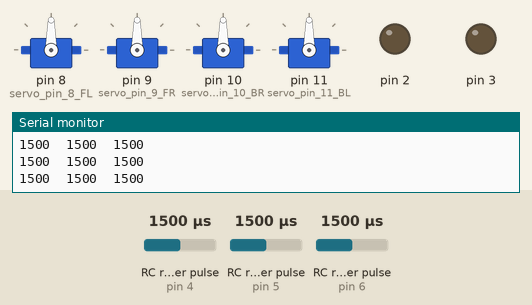
Bench run of a sketch on a simulated Arduino Uno, built with avr-gcc and run on an emulated ATmega328P. Parts: 4 × servo, output pins drawn as LEDs (lit = HIGH), the last lines printed to the serial monitor. Wiring (inferred from the names in the program): 3 × RC receiver channel: data pin 4 / data pin 5 / data pin 6. Dashed ring = blinking. The test bench sets the inputs (shaded band); at power-on: RC receiver pulse (sensors on pin 5, pin 4, pin 6) 1500 µs.

Above: at 1.2 s.
1.3 s: RC receiver pulse (sensor on pin 5) set to 1450 µs
2.8 s: RC receiver pulse (sensor on pin 5) set to 1427 µs
At 4.6 s:
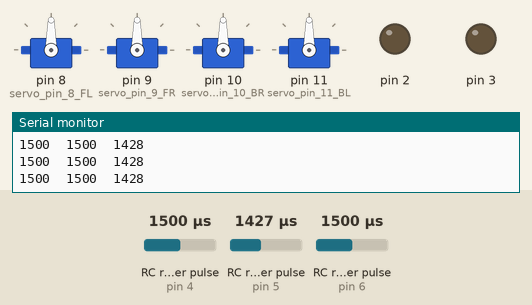
5.3 s: RC receiver pulse (sensor on pin 4) set to 1020 µs
At 6.2 s:
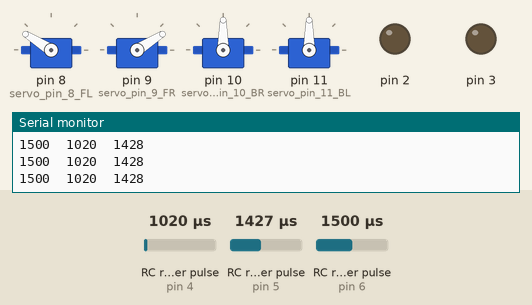
8.3 s: RC receiver pulse (sensor on pin 4) set to 1500 µs
At 9.5 s:
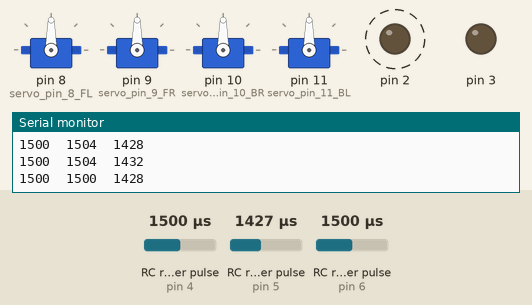
11.3 s: RC receiver pulse (sensor on pin 6) set to 1020 µs
At 12.2 s:
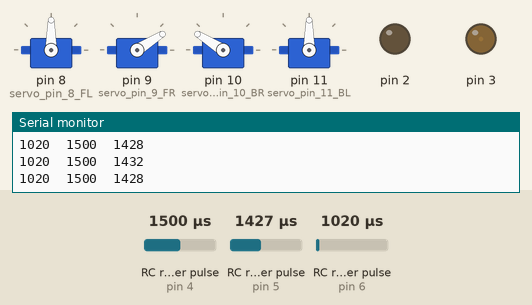
14.3 s: RC receiver pulse (sensor on pin 6) set to 1250 µs
Timing chart, 0 to 18.3 s (numbered marks = the images above; inputs shaded):
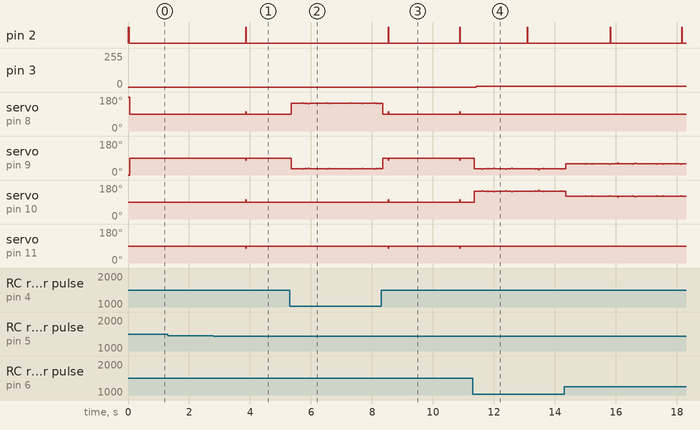

Measured:
- after the input at 2.8 s, pin 2: LOW → HIGH after 1.1 s, → LOW 0.02 s later; servo on pin 8 (servo_pin_8_FL), servo on pin 10 (servo_pin_10_BR): 90° → 102° after 1.1 s, → 90° 0.02 s later; servo on pin 9 (servo_pin_9_FR), servo on pin 11 (servo_pin_11_BL): 90° → 78° after 1.1 s, → 90° 0.02 s later
- after the input at 5.3 s, pin 2: stays LOW (without the input it goes to HIGH after 0.90 s); servo on pin 10 (servo_pin_10_BR): stays 90° (without the input it goes to 102° after 0.90 s); servo on pin 11 (servo_pin_11_BL): stays 90° (without the input it goes to 78° after 0.90 s)
- after the input at 8.3 s, servo on pin 10 (servo_pin_10_BR): alternates 102° for 0.02 s and 90° for 2.3 s, starting after 0.24 s; servo on pin 11 (servo_pin_11_BL): alternates 90° for 2.3 s and 78° for 0.02 s, starting after 0.24 s
- after the input at 11.3 s, pin 3: 0/255 → 6/255 after 0.12 s; servo on pin 8 (servo_pin_8_FL): stays 90° (without the input it goes to 102° after 1.9 s); servo on pin 11 (servo_pin_11_BL): stays 90° (without the input it goes to 78° after 1.9 s)

The sketch:

B2EMO-slsc-2024.ino
```cpp
#include <Servo.h>
#include <EnableInterrupt.h>

#define CH6_PIN 5 // knob 4
#define CH1_PIN 6 // strafe 5
#define CH2_PIN 4 // fwd/rev 6

enum Motion {
  forward,
  backward,
  left,
  right,
  forleft,
  forright,
  backleft,
  backright
};

uint16_t pwm_value_ch1 = 0;
uint16_t pwm_value_ch2 = 0;
uint16_t pwm_value_ch6 = 0;

Servo servo_pin_8_FL;
Servo servo_pin_9_FR;
Servo servo_pin_10_BR;
Servo servo_pin_11_BL;

// see http://blog.mired.org/2015/10/a-close-look-at-pwm-input.html
// pwm value range: 1252 to 1752, middle is 1504

void change_ch1() {
  static unsigned long prev_time_ch1 = 0;
  if (digitalRead(CH1_PIN))
    prev_time_ch1 = micros();
  else
    pwm_value_ch1 = micros() - prev_time_ch1;
}

void change_ch2() {
  static unsigned long prev_time_ch2 = 0;
  if (digitalRead(CH2_PIN))
    prev_time_ch2 = micros();
  else
    pwm_value_ch2 = micros() - prev_time_ch2;
}

void change_ch6() {
  static unsigned long prev_time_ch6 = 0;
  if (digitalRead(CH6_PIN))
    prev_time_ch6 = micros();
  else
    pwm_value_ch6 = micros() - prev_time_ch6;
}

void setup()
{
  pinMode( 2 , OUTPUT);
  pinMode( 3 , OUTPUT);
  servo_pin_8_FL.attach(8);
  servo_pin_9_FR.attach(9);
  servo_pin_10_BR.attach(10);
  servo_pin_11_BL.attach(11);

  pinMode(CH1_PIN, INPUT_PULLUP);
  enableInterrupt(CH1_PIN, &change_ch1, CHANGE);
  pinMode(CH2_PIN, INPUT_PULLUP);
  enableInterrupt(CH2_PIN, &change_ch2, CHANGE);
  pinMode(CH6_PIN, INPUT_PULLUP);
  enableInterrupt(CH6_PIN, &change_ch6, CHANGE);

  Serial.begin(9600);
  while (! Serial); // Wait untilSerial is ready - Leonardo
  Serial.println("Ready");
}

int scale_pwm_to_servo (int pwm) {
  float result = (1504.0 - pwm) * 30.0 / 250.0; // range of -90 deg to +90 deg
  return (int)result;
}

int dead_zone (int servo_setting) {
  return (abs(servo_setting) > 10) ? servo_setting : 0;
}

int clip_to_positive (int servo_setting) {
  return (servo_setting > 0) ? servo_setting : 0;
}

int clip_to_negative (int servo_setting) {
  return (servo_setting < 0) ? servo_setting : 0;
}

void loop()
{

  uint16_t pwmin1, pwmin2, pwmin6;
  //noInterrupts();
  pwmin1 = pwm_value_ch1 ; // strafe
  pwmin2 = pwm_value_ch2 ; // fwd/rev
  pwmin6 = pwm_value_ch6 ; // squat
  //interrupts();

  Serial.print(pwmin1);
  Serial.print("  ");
  Serial.print(pwmin2);
  Serial.print("  ");
  Serial.println(pwmin6);

  // assume only one axis of motion
  int forward_servo = dead_zone(scale_pwm_to_servo(pwmin2));
  int sideways_servo = dead_zone(scale_pwm_to_servo(pwmin1));
  int squat_servo = dead_zone(scale_pwm_to_servo(pwmin6));

  if (forward_servo > 0) {
     digitalWrite(2 , HIGH);
   digitalWrite(3 , LOW);
    servo_pin_8_FL.write( 90 + forward_servo);
    servo_pin_9_FR.write( 90 - forward_servo);
    servo_pin_10_BR.write( 90 );
    servo_pin_11_BL.write( 90 );
  } else if (forward_servo < 0) {
     digitalWrite(2 , HIGH);
    digitalWrite(3 , LOW);
    servo_pin_8_FL.write( 90 );
    servo_pin_9_FR.write( 90 );
    servo_pin_10_BR.write( 90 - forward_servo);
    servo_pin_11_BL.write( 90 + forward_servo);
  } else if (sideways_servo > 0) {
     digitalWrite(3 , HIGH);
    digitalWrite(2 , LOW);
    servo_pin_8_FL.write( 90 );
    servo_pin_9_FR.write( 90 - sideways_servo);
    servo_pin_10_BR.write( 90 + sideways_servo );
    servo_pin_11_BL.write( 90 );
  } else if (sideways_servo < 0) {
         digitalWrite(3 , HIGH);
    digitalWrite(2 , LOW);
    servo_pin_8_FL.write( 90 - sideways_servo);
    servo_pin_9_FR.write( 90 );
    servo_pin_10_BR.write( 90 );
    servo_pin_11_BL.write( 90 + sideways_servo );
  } else { // no robot motion: obey squat setting
    digitalWrite(2 , LOW);
   digitalWrite(3 , LOW);
    servo_pin_8_FL.write( 90 + clip_to_positive(squat_servo));
    servo_pin_9_FR.write( 90 - clip_to_positive(squat_servo));
    servo_pin_10_BR.write( 90 + clip_to_positive(squat_servo));
    servo_pin_11_BL.write( 90 - clip_to_positive(squat_servo));
  }

  if (squat_servo > 0) {
    digitalWrite(2 , HIGH); // yellow
    digitalWrite(3 , LOW); // green
  } else if (squat_servo < 0) {
    digitalWrite(2 , LOW);
    digitalWrite(3 , HIGH);
  } else {
    digitalWrite(2 , LOW);
    digitalWrite(3 , LOW);
  }


}
```
